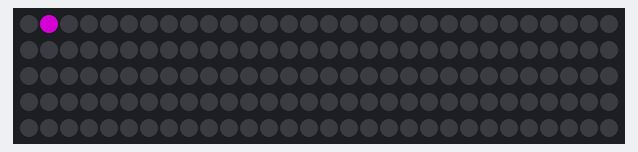
Recording of a sketch running on a simulated Arduino Uno, built with avr-gcc and run on an emulated ATmega328P. Shown: 150 RGB LEDs in strip order, left to right, continuing on the next row. Dim RGB values are drawn brighter than linear.

Above: at 0.16 s.
At 6.99 s:
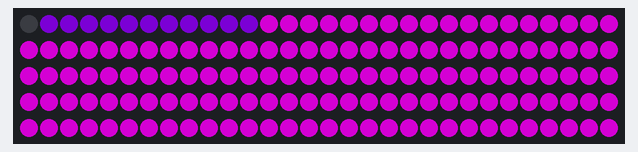
At 11.2 s:
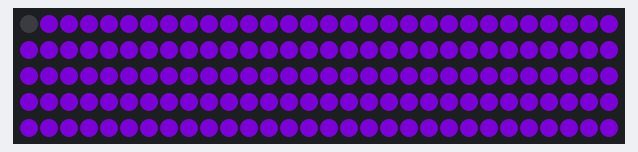
At 16.94 s:
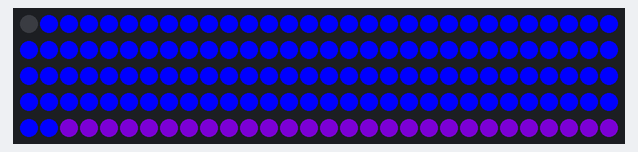
At 23.77 s:
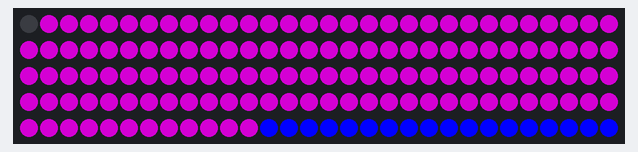
At 37.3 s:
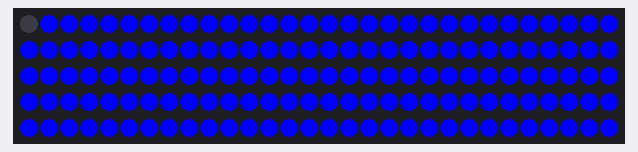

The sketch:

oneColorStrip.ino
```cpp
// Simple NeoPixel test.  Lights just a few pixels at a time so a
// 1m strip can safely be powered from Arduino 5V pin.  Arduino
// may nonetheless hiccup when LEDs are first connected and not
// accept code.  So upload code first, unplug USB, connect pixels
// to GND FIRST, then +5V and digital pin 6, then re-plug USB.
// A working strip will show a few pixels moving down the line,
// cycling between red, green and blue.  If you get no response,
// might be connected to wrong end of strip (the end wires, if
// any, are no indication -- look instead for the data direction
// arrows printed on the strip).

#include <Adafruit_NeoPixel.h>

#define PIN      6
#define N_LEDS 150


Adafruit_NeoPixel strip = Adafruit_NeoPixel(N_LEDS, PIN, NEO_GRB + NEO_KHZ800);

void setup() {
  strip.begin();
}

void loop() {
  chase(strip.Color(128, 0, 128)); //
  chase(strip.Color(75, 0, 130)); //
  chase(strip.Color(0, 0, 255)); // Blue REMEMBER TO COMMENT THS OUT!!!!!!!
}

static void chase(uint32_t c) {
  for(uint16_t i=0; i<strip.numPixels()+60; i++) {
      //strip.setPixelColor(i  , c); // Draw new pixel
      //strip.setPixelColor(i-60, 0); // Erase pixel a few steps back
      strip.setPixelColor(i+1, c);
      strip.show();
      delay(25);
  }
}
```
